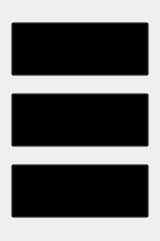
     <widget class="QWidget" name="verticalLayoutWidget">
      <property name="geometry">
       <rect>
        <x>300</x>
        <y>140</y>
        <width>160</width>
        <height>241</height>
       </rect>
      </property>
      <layout class="QVBoxLayout" name="verticalLayout">
       <item>
        <widget class="QPushButton" name="level1Button">
         <property name="palette">
          <palette>
           <active>
            <colorrole role="WindowText">
             <brush brushstyle="SolidPattern">
              <color alpha="255">
               <red>85</red>
               <green>170</green>
               <blue>255</blue>
              </color>
             </brush>
            </colorrole>
            <colorrole role="Button">
             <brush brushstyle="SolidPattern">
              <color alpha="0">
               <red>0</red>
               <green>0</green>
               <blue>0</blue>
              </color>
             </brush>
            </colorrole>
            <colorrole role="Midlight">
             <brush brushstyle="SolidPattern">
              <color alpha="255">
               <red>85</red>
               <green>255</green>
               <blue>255</blue>
              </color>
             </brush>
            </colorrole>
            <colorrole role="Dark">
             <brush brushstyle="SolidPattern">
              <color alpha="255">
               <red>85</red>
               <green>255</green>
               <blue>255</blue>
              </color>
             </brush>
            </colorrole>
            <colorrole role="Mid">
             <brush brushstyle="SolidPattern">
              <color alpha="255">
               <red>85</red>
               <green>255</green>
               <blue>255</blue>
              </color>
             </brush>
            </colorrole>
            <colorrole role="Text">
             <brush brushstyle="SolidPattern">
              <color alpha="255">
               <red>85</red>
               <green>255</green>
               <blue>255</blue>
              </color>
             </brush>
            </colorrole>
            <colorrole role="ButtonText">
             <brush brushstyle="SolidPattern">
              <color alpha="255">
               <red>0</red>
               <green>0</green>
               <blue>0</blue>
              </color>
             </brush>
            </colorrole>
            <colorrole role="Base">
             <brush brushstyle="SolidPattern">
              <color alpha="0">
               <red>0</red>
               <green>0</green>
               <blue>0</blue>
              </color>
             </brush>
            </colorrole>
            <colorrole role="Window">
             <brush brushstyle="SolidPattern">
              <color alpha="0">
               <red>0</red>
               <green>0</green>
               <blue>0</blue>
              </color>
             </brush>
            </colorrole>
           </active>
           <inactive>
            <colorrole role="WindowText">
             <brush brushstyle="SolidPattern">
              <color alpha="255">
               <red>85</red>
               <green>170</green>
               <blue>255</blue>
              </color>
             </brush>
            </colorrole>
            <colorrole role="Button">
             <brush brushstyle="SolidPattern">
              <color alpha="0">
               <red>0</red>
               <green>0</green>
               <blue>0</blue>
              </color>
             </brush>
            </colorrole>
            <colorrole role="Midlight">
             <brush brushstyle="SolidPattern">
              <color alpha="255">
               <red>85</red>
               <green>255</green>
               <blue>255</blue>
              </color>
             </brush>
            </colorrole>
            <colorrole role="Dark">
             <brush brushstyle="SolidPattern">
              <color alpha="255">
               <red>85</red>
               <green>255</green>
               <blue>255</blue>
              </color>
             </brush>
            </colorrole>
            <colorrole role="Mid">
             <brush brushstyle="SolidPattern">
              <color alpha="255">
               <red>85</red>
               <green>255</green>
               <blue>255</blue>
              </color>
             </brush>
            </colorrole>
            <colorrole role="Text">
             <brush brushstyle="SolidPattern">
              <color alpha="255">
               <red>85</red>
               <green>255</green>
               <blue>255</blue>
              </color>
             </brush>
            </colorrole>
            <colorrole role="ButtonText">
             <brush brushstyle="SolidPattern">
              <color alpha="255">
               <red>0</red>
               <green>0</green>
               <blue>0</blue>
              </color>
             </brush>
            </colorrole>
            <colorrole role="Base">
             <brush brushstyle="SolidPattern">
              <color alpha="0">
               <red>0</red>
               <green>0</green>
               <blue>0</blue>
              </color>
             </brush>
            </colorrole>
            <colorrole role="Window">
             <brush brushstyle="SolidPattern">
              <color alpha="0">
               <red>0</red>
               <green>0</green>
               <blue>0</blue>
              </color>
             </brush>
            </colorrole>
           </inactive>
           <disabled>
            <colorrole role="WindowText">
             <brush brushstyle="SolidPattern">
              <color alpha="255">
               <red>85</red>
               <green>255</green>
               <blue>255</blue>
              </color>
             </brush>
            </colorrole>
            <colorrole role="Button">
             <brush brushstyle="SolidPattern">
              <color alpha="0">
               <red>0</red>
               <green>0</green>
               <blue>0</blue>
              </color>
             </brush>
            </colorrole>
            <colorrole role="Midlight">
             <brush brushstyle="SolidPattern">
              <color alpha="255">
               <red>85</red>
               <green>255</green>
               <blue>255</blue>
              </color>
             </brush>
            </colorrole>
            <colorrole role="Dark">
             <brush brushstyle="SolidPattern">
              <color alpha="255">
               <red>85</red>
               <green>255</green>
               <blue>255</blue>
              </color>
             </brush>
            </colorrole>
            <colorrole role="Mid">
             <brush brushstyle="SolidPattern">
              <color alpha="255">
               <red>85</red>
               <green>255</green>
               <blue>255</blue>
              </color>
             </brush>
            </colorrole>
            <colorrole role="Text">
             <brush brushstyle="SolidPattern">
              <color alpha="255">
               <red>85</red>
               <green>255</green>
               <blue>255</blue>
              </color>
             </brush>
            </colorrole>
            <colorrole role="ButtonText">
             <brush brushstyle="SolidPattern">
              <color alpha="255">
               <red>85</red>
               <green>255</green>
               <blue>255</blue>
              </color>
             </brush>
            </colorrole>
            <colorrole role="Base">
             <brush brushstyle="SolidPattern">
              <color alpha="0">
               <red>0</red>
               <green>0</green>
               <blue>0</blue>
              </color>
             </brush>
            </colorrole>
            <colorrole role="Window">
             <brush brushstyle="SolidPattern">
              <color alpha="0">
               <red>0</red>
               <green>0</green>
               <blue>0</blue>
              </color>
             </brush>
            </colorrole>
           </disabled>
          </palette>
         </property>
         <property name="font">
          <font>
           <family>Forte</family>
           <pointsize>25</pointsize>
           <stylestrategy>PreferDefault</stylestrategy>
          </font>
         </property>
         <property name="cursor">
          <cursorShape>PointingHandCursor</cursorShape>
         </property>
         <property name="acceptDrops">
          <bool>false</bool>
         </property>
         <property name="autoFillBackground">
          <bool>false</bool>
         </property>
         <property name="styleSheet">
          <string notr="true"/>
         </property>
         <property name="text">
          <string>Level 1</string>
         </property>
         <property name="autoRepeat">
          <bool>false</bool>
         </property>
         <property name="autoExclusive">
          <bool>false</bool>
         </property>
         <property name="autoDefault">
          <bool>false</bool>
         </property>
         <property name="default">
          <bool>false</bool>
         </property>
         <property name="flat">
          <bool>false</bool>
         </property>
        </widget>
       </item>
       <item>
        <widget class="QPushButton" name="level2Button">
         <property name="palette">
          <palette>
           <active>
            <colorrole role="WindowText">
             <brush brushstyle="SolidPattern">
              <color alpha="255">
               <red>85</red>
               <green>170</green>
               <blue>255</blue>
              </color>
             </brush>
            </colorrole>
            <colorrole role="Button">
             <brush brushstyle="SolidPattern">
              <color alpha="0">
               <red>0</red>
               <green>0</green>
               <blue>0</blue>
              </color>
             </brush>
            </colorrole>
            <colorrole role="Midlight">
             <brush brushstyle="SolidPattern">
              <color alpha="255">
               <red>85</red>
               <green>255</green>
               <blue>255</blue>
              </color>
             </brush>
            </colorrole>
            <colorrole role="Dark">
             <brush brushstyle="SolidPattern">
              <color alpha="255">
               <red>85</red>
               <green>255</green>
               <blue>255</blue>
              </color>
             </brush>
            </colorrole>
            <colorrole role="Mid">
             <brush brushstyle="SolidPattern">
              <color alpha="255">
               <red>85</red>
               <green>255</green>
               <blue>255</blue>
              </color>
             </brush>
            </colorrole>
            <colorrole role="Text">
             <brush brushstyle="SolidPattern">
              <color alpha="255">
               <red>85</red>
               <green>255</green>
               <blue>255</blue>
              </color>
             </brush>
            </colorrole>
            <colorrole role="ButtonText">
             <brush brushstyle="SolidPattern">
              <color alpha="255">
               <red>0</red>
               <green>0</green>
               <blue>0</blue>
              </color>
             </brush>
            </colorrole>
            <colorrole role="Base">
             <brush brushstyle="SolidPattern">
              <color alpha="0">
               <red>0</red>
               <green>0</green>
               <blue>0</blue>
              </color>
             </brush>
            </colorrole>
            <colorrole role="Window">
             <brush brushstyle="SolidPattern">
              <color alpha="0">
               <red>0</red>
               <green>0</green>
               <blue>0</blue>
              </color>
             </brush>
            </colorrole>
           </active>
           <inactive>
            <colorrole role="WindowText">
             <brush brushstyle="SolidPattern">
              <color alpha="255">
               <red>85</red>
               <green>170</green>
               <blue>255</blue>
              </color>
             </brush>
            </colorrole>
            <colorrole role="Button">
             <brush brushstyle="SolidPattern">
              <color alpha="0">
               <red>0</red>
               <green>0</green>
               <blue>0</blue>
              </color>
             </brush>
            </colorrole>
            <colorrole role="Midlight">
             <brush brushstyle="SolidPattern">
              <color alpha="255">
               <red>85</red>
               <green>255</green>
               <blue>255</blue>
              </color>
             </brush>
            </colorrole>
            <colorrole role="Dark">
             <brush brushstyle="SolidPattern">
              <color alpha="255">
               <red>85</red>
               <green>255</green>
               <blue>255</blue>
              </color>
             </brush>
            </colorrole>
            <colorrole role="Mid">
             <brush brushstyle="SolidPattern">
              <color alpha="255">
               <red>85</red>
               <green>255</green>
               <blue>255</blue>
              </color>
             </brush>
            </colorrole>
            <colorrole role="Text">
             <brush brushstyle="SolidPattern">
              <color alpha="255">
               <red>85</red>
               <green>255</green>
               <blue>255</blue>
              </color>
             </brush>
            </colorrole>
            <colorrole role="ButtonText">
             <brush brushstyle="SolidPattern">
              <color alpha="255">
               <red>0</red>
               <green>0</green>
               <blue>0</blue>
              </color>
             </brush>
            </colorrole>
            <colorrole role="Base">
             <brush brushstyle="SolidPattern">
              <color alpha="0">
               <red>0</red>
               <green>0</green>
               <blue>0</blue>
              </color>
             </brush>
            </colorrole>
            <colorrole role="Window">
             <brush brushstyle="SolidPattern">
              <color alpha="0">
               <red>0</red>
               <green>0</green>
               <blue>0</blue>
              </color>
             </brush>
            </colorrole>
           </inactive>
           <disabled>
            <colorrole role="WindowText">
             <brush brushstyle="SolidPattern">
              <color alpha="255">
               <red>85</red>
               <green>255</green>
               <blue>255</blue>
              </color>
             </brush>
            </colorrole>
            <colorrole role="Button">
             <brush brushstyle="SolidPattern">
              <color alpha="0">
               <red>0</red>
               <green>0</green>
               <blue>0</blue>
              </color>
             </brush>
            </colorrole>
            <colorrole role="Midlight">
             <brush brushstyle="SolidPattern">
              <color alpha="255">
               <red>85</red>
               <green>255</green>
               <blue>255</blue>
              </color>
             </brush>
            </colorrole>
            <colorrole role="Dark">
             <brush brushstyle="SolidPattern">
              <color alpha="255">
               <red>85</red>
               <green>255</green>
               <blue>255</blue>
              </color>
             </brush>
            </colorrole>
            <colorrole role="Mid">
             <brush brushstyle="SolidPattern">
              <color alpha="255">
               <red>85</red>
               <green>255</green>
               <blue>255</blue>
              </color>
             </brush>
            </colorrole>
            <colorrole role="Text">
             <brush brushstyle="SolidPattern">
              <color alpha="255">
               <red>85</red>
               <green>255</green>
               <blue>255</blue>
              </color>
             </brush>
            </colorrole>
            <colorrole role="ButtonText">
             <brush brushstyle="SolidPattern">
              <color alpha="255">
               <red>85</red>
               <green>255</green>
               <blue>255</blue>
              </color>
             </brush>
            </colorrole>
            <colorrole role="Base">
             <brush brushstyle="SolidPattern">
              <color alpha="0">
               <red>0</red>
               <green>0</green>
               <blue>0</blue>
              </color>
             </brush>
            </colorrole>
            <colorrole role="Window">
             <brush brushstyle="SolidPattern">
              <color alpha="0">
               <red>0</red>
               <green>0</green>
               <blue>0</blue>
              </color>
             </brush>
            </colorrole>
           </disabled>
          </palette>
         </property>
         <property name="font">
          <font>
           <family>Forte</family>
           <pointsize>25</pointsize>
           <stylestrategy>PreferDefault</stylestrategy>
          </font>
         </property>
         <property name="cursor">
          <cursorShape>PointingHandCursor</cursorShape>
         </property>
         <property name="acceptDrops">
          <bool>false</bool>
         </property>
         <property name="autoFillBackground">
          <bool>false</bool>
         </property>
         <property name="styleSheet">
          <string notr="true"/>
         </property>
         <property name="text">
          <string>Level 2</string>
         </property>
         <property name="autoRepeat">
          <bool>false</bool>
         </property>
         <property name="autoExclusive">
          <bool>false</bool>
         </property>
         <property name="autoDefault">
          <bool>false</bool>
         </property>
         <property name="default">
          <bool>false</bool>
         </property>
         <property name="flat">
          <bool>false</bool>
         </property>
        </widget>
       </item>
       <item>
        <widget class="QPushButton" name="level3Button">
         <property name="palette">
          <palette>
           <active>
            <colorrole role="WindowText">
             <brush brushstyle="SolidPattern">
              <color alpha="255">
               <red>85</red>
               <green>170</green>
               <blue>255</blue>
              </color>
             </brush>
            </colorrole>
            <colorrole role="Button">
             <brush brushstyle="SolidPattern">
              <color alpha="0">
               <red>0</red>
               <green>0</green>
               <blue>0</blue>
              </color>
             </brush>
            </colorrole>
            <colorrole role="Midlight">
             <brush brushstyle="SolidPattern">
              <color alpha="255">
               <red>85</red>
               <green>255</green>
               <blue>255</blue>
              </color>
             </brush>
            </colorrole>
            <colorrole role="Dark">
             <brush brushstyle="SolidPattern">
              <color alpha="255">
               <red>85</red>
               <green>255</green>
               <blue>255</blue>
              </color>
             </brush>
            </colorrole>
            <colorrole role="Mid">
             <brush brushstyle="SolidPattern">
              <color alpha="255">
               <red>85</red>
               <green>255</green>
               <blue>255</blue>
              </color>
             </brush>
            </colorrole>
            <colorrole role="Text">
             <brush brushstyle="SolidPattern">
              <color alpha="255">
               <red>85</red>
               <green>255</green>
               <blue>255</blue>
              </color>
             </brush>
            </colorrole>
            <colorrole role="ButtonText">
             <brush brushstyle="SolidPattern">
              <color alpha="255">
               <red>0</red>
               <green>0</green>
               <blue>0</blue>
              </color>
             </brush>
            </colorrole>
            <colorrole role="Base">
             <brush brushstyle="SolidPattern">
              <color alpha="0">
               <red>0</red>
               <green>0</green>
               <blue>0</blue>
              </color>
             </brush>
            </colorrole>
            <colorrole role="Window">
             <brush brushstyle="SolidPattern">
              <color alpha="0">
               <red>0</red>
               <green>0</green>
               <blue>0</blue>
              </color>
             </brush>
            </colorrole>
           </active>
           <inactive>
            <colorrole role="WindowText">
             <brush brushstyle="SolidPattern">
              <color alpha="255">
               <red>85</red>
               <green>170</green>
               <blue>255</blue>
              </color>
             </brush>
            </colorrole>
            <colorrole role="Button">
             <brush brushstyle="SolidPattern">
              <color alpha="0">
               <red>0</red>
               <green>0</green>
               <blue>0</blue>
              </color>
             </brush>
            </colorrole>
            <colorrole role="Midlight">
             <brush brushstyle="SolidPattern">
              <color alpha="255">
               <red>85</red>
               <green>255</green>
               <blue>255</blue>
              </color>
             </brush>
            </colorrole>
            <colorrole role="Dark">
             <brush brushstyle="SolidPattern">
              <color alpha="255">
               <red>85</red>
               <green>255</green>
               <blue>255</blue>
              </color>
             </brush>
            </colorrole>
            <colorrole role="Mid">
             <brush brushstyle="SolidPattern">
              <color alpha="255">
               <red>85</red>
               <green>255</green>
               <blue>255</blue>
              </color>
             </brush>
            </colorrole>
            <colorrole role="Text">
             <brush brushstyle="SolidPattern">
              <color alpha="255">
               <red>85</red>
               <green>255</green>
               <blue>255</blue>
              </color>
             </brush>
            </colorrole>
            <colorrole role="ButtonText">
             <brush brushstyle="SolidPattern">
              <color alpha="255">
               <red>0</red>
               <green>0</green>
               <blue>0</blue>
              </color>
             </brush>
            </colorrole>
            <colorrole role="Base">
             <brush brushstyle="SolidPattern">
              <color alpha="0">
               <red>0</red>
               <green>0</green>
               <blue>0</blue>
              </color>
             </brush>
            </colorrole>
            <colorrole role="Window">
             <brush brushstyle="SolidPattern">
              <color alpha="0">
               <red>0</red>
               <green>0</green>
               <blue>0</blue>
              </color>
             </brush>
            </colorrole>
           </inactive>
           <disabled>
            <colorrole role="WindowText">
             <brush brushstyle="SolidPattern">
              <color alpha="255">
               <red>85</red>
               <green>255</green>
               <blue>255</blue>
              </color>
             </brush>
            </colorrole>
            <colorrole role="Button">
             <brush brushstyle="SolidPattern">
              <color alpha="0">
               <red>0</red>
               <green>0</green>
               <blue>0</blue>
              </color>
             </brush>
            </colorrole>
            <colorrole role="Midlight">
             <brush brushstyle="SolidPattern">
              <color alpha="255">
               <red>85</red>
               <green>255</green>
               <blue>255</blue>
              </color>
             </brush>
            </colorrole>
            <colorrole role="Dark">
             <brush brushstyle="SolidPattern">
              <color alpha="255">
               <red>85</red>
               <green>255</green>
               <blue>255</blue>
              </color>
             </brush>
            </colorrole>
            <colorrole role="Mid">
             <brush brushstyle="SolidPattern">
              <color alpha="255">
               <red>85</red>
               <green>255</green>
               <blue>255</blue>
              </color>
             </brush>
            </colorrole>
            <colorrole role="Text">
             <brush brushstyle="SolidPattern">
              <color alpha="255">
               <red>85</red>
               <green>255</green>
               <blue>255</blue>
              </color>
             </brush>
            </colorrole>
            <colorrole role="ButtonText">
             <brush brushstyle="SolidPattern">
              <color alpha="255">
               <red>85</red>
               <green>255</green>
               <blue>255</blue>
              </color>
             </brush>
            </colorrole>
            <colorrole role="Base">
             <brush brushstyle="SolidPattern">
              <color alpha="0">
               <red>0</red>
               <green>0</green>
               <blue>0</blue>
              </color>
             </brush>
            </colorrole>
            <colorrole role="Window">
             <brush brushstyle="SolidPattern">
              <color alpha="0">
               <red>0</red>
               <green>0</green>
               <blue>0</blue>
              </color>
             </brush>
            </colorrole>
           </disabled>
          </palette>
         </property>
         <property name="font">
          <font>
           <family>Forte</family>
           <pointsize>25</pointsize>
           <stylestrategy>PreferDefault</stylestrategy>
          </font>
         </property>
         <property name="cursor">
          <cursorShape>PointingHandCursor</cursorShape>
         </property>
         <property name="acceptDrops">
          <bool>false</bool>
         </property>
         <property name="autoFillBackground">
          <bool>false</bool>
         </property>
         <property name="styleSheet">
          <string notr="true"/>
         </property>
         <property name="text">
          <string>Level 3</string>
         </property>
         <property name="autoRepeat">
          <bool>false</bool>
         </property>
         <property name="autoExclusive">
          <bool>false</bool>
         </property>
         <property name="autoDefault">
          <bool>false</bool>
         </property>
         <property name="default">
          <bool>false</bool>
         </property>
         <property name="flat">
          <bool>false</bool>
         </property>
        </widget>
       </item>
      </layout>
     </widget>
